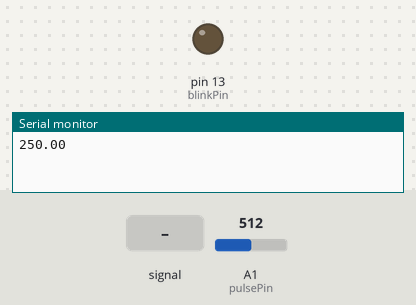
The sketch below on a simulated Arduino Uno, built with avr-gcc and run on an emulated ATmega328P. Parts: output pins drawn as LEDs (lit = HIGH), the last lines printed to the serial monitor. Dashed ring = blinking. The test bench sets the inputs (shaded band); at power-on: A1 (pulsePin) = 512. The modem accepts every AT command (registered, SIM ready, sends succeed) and sends nothing else.

Above: at 2.8 s.
2.9 s: A1 (pulsePin) fed a 2 Hz sine of ±306 counts around its level
At 3.12 s:
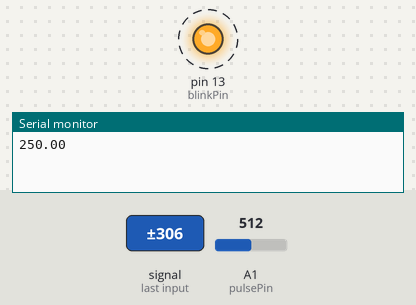
5.9 s: A1 (pulsePin) set to 528
7.4 s: A1 (pulsePin) set to 511
At 10.3 s:
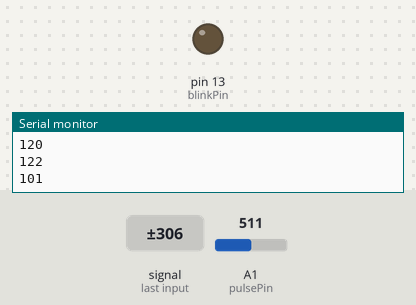
10.4 s: A1 (pulsePin) set to 716
At 11.7 s:
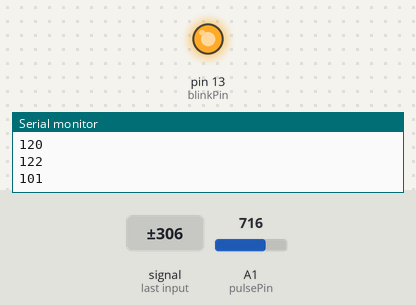
Timing chart, 0 to 13.3 s (numbered marks = the images above; inputs shaded):
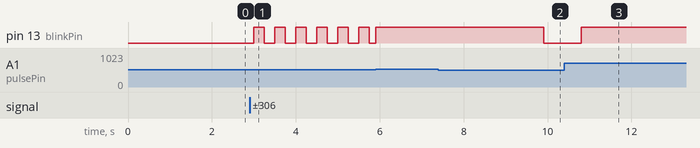

Measured:
- after the input at 2.9 s, pin 13 (blinkPin): alternates HIGH for 0.25 s and LOW for 0.25 s, starting after 0.10 s
- after the input at 7.4 s, pin 13 (blinkPin): HIGH → LOW after 2.5 s
- after the input at 10.4 s, pin 13 (blinkPin): LOW → HIGH after 0.41 s

The sketch:

HeartBeat_Temperature_GSM.ino
```cpp
#include <SoftwareSerial.h>
SoftwareSerial mySerial(10, 11);
const int inPin = A0; // temperature sensor connected to analog pin 0
float celsius;
int pulsePin = A1; // Pulse Sensor connected to analog pin 1
int blinkPin = 13; // pin to blink led at each beat

// these variables are volatile because they are used during the interrupt service routine!
volatile int BPM;               // used to hold the pulse rate
volatile int Signal;            // holds the incoming raw data
volatile int IBI = 600;         // holds the time between beats, the Inter-Beat Interval
volatile boolean Pulse = false; // true when pulse wave is high, false when it's low
volatile boolean QS = false;    // becomes true when Arduoino finds a beat.
void setup()
{

  mySerial.begin(9600); // Setting the baud rate of GSM Module
  Serial.begin(9600);   // Setting the baud rate of Serial Monitor (Arduino)
  interruptSetup();
  pinMode(blinkPin, OUTPUT); // pin that will blink to your heartbeat!
  pinMode(pulsePin, INPUT);
  mySerial.println("AT+SAPBR=3,1,\"APN\",\"airtelgprs.com\"");
  delay(100);
  mySerial.println("AT+SAPBR=1,1");
  delay(1500);
}

void loop()
{

  int value = analogRead(inPin);
  float millivolts = (value / 1024.0) * 5000;
  celsius = millivolts / 10;

  Serial.println(celsius);
  //Serial.println(BPM);
  String temp = String(celsius);
  String beat = String(BPM);
  mySerial.println("AT+HTTPINIT");
  delay(100);
  mySerial.println("AT+HTTPPARA=\"URL\",\"http://api.thingspeak.com/update?key=TYNCY7N8NUYJHNF4&field1=" + temp + "&field2=" + beat + "\"");
  sendDataToProcessing('S', Signal); // send Processing the raw Pulse Sensor data

  if (QS == true)
  {                                 // Quantified Self flag is true when arduino finds a heartbeat
    sendDataToProcessing('B', BPM); // send heart rate with a 'B' prefix
    QS = false;                     // reset the Quantified Self flag for next time
  }
  delay(200);
  mySerial.println("AT+HTTPACTION=0");
  delay(4000);
  mySerial.println("AT+HTTPTERM");
  delay(54000);
}

void sendDataToProcessing(char symbol, int data)
{

  if (symbol == 'B')
  {
   // Serial.println("Hear Beat Detected" + String(data));
  //  mySerial.print("AT+HTTPPARA=\"URL\",\"https://api.thingspeak.com/update?api_key=TYNCY7N8NUYJHNF4&field1=" + String(celsius) + "&field2=" + String(data) + "\"");
  }
  /*Serial.print(symbol);
  Serial.println(data); */
}
```

interupt.ino
```cpp
volatile int rate[10];                    // used to hold last ten IBI values
volatile unsigned long sampleCounter = 0; // used to determine pulse timing
volatile unsigned long lastBeatTime = 0;  // used to find the inter beat interval
volatile int P = 512;                     // used to find peak in pulse wave
volatile int T = 512;                     // used to find trough in pulse wave
volatile int thresh = 512;                // used to find instant moment of heart beat
volatile int amp = 100;                   // used to hold amplitude of pulse waveform
volatile boolean firstBeat = true;        // used to seed rate array so we startup with reasonable BPM
volatile boolean secondBeat = true;       // used to seed rate array so we startup with reasonable BPM

void interruptSetup()
{
  // Initializes Timer2 to throw an interrupt every 2mS.
  TCCR2A = 0x02; // DISABLE PWM ON DIGITAL PINS 3 AND 11, AND GO INTO CTC MODE
  TCCR2B = 0x06; // DON'T FORCE COMPARE, 256 PRESCALER
  OCR2A = 0X7C;  // SET THE TOP OF THE COUNT TO 124 FOR 500Hz SAMPLE RATE
  TIMSK2 = 0x02; // ENABLE INTERRUPT ON MATCH BETWEEN TIMER2 AND OCR2A
  sei();         // MAKE SURE GLOBAL INTERRUPTS ARE ENABLED
}

// THIS IS THE TIMER 2 INTERRUPT SERVICE ROUTINE.
// Timer 2 makes sure that we take a reading every 2 miliseconds
ISR(TIMER2_COMPA_vect)
{                                       // triggered when Timer2 counts to 124
  cli();                                // disable interrupts while we do this
  Signal = analogRead(pulsePin);        // read the Pulse Sensor
  sampleCounter += 2;                   // keep track of the time in mS with this variable
  int N = sampleCounter - lastBeatTime; // monitor the time since the last beat to avoid noise

  //  find the peak and trough of the pulse wave
  if (Signal < thresh && N > (IBI / 5) * 3)
  { // avoid dichrotic noise by waiting 3/5 of last IBI
    if (Signal < T)
    {             // T is the trough
      T = Signal; // keep track of lowest point in pulse wave
    }
  }

  if (Signal > thresh && Signal > P)
  {             // thresh condition helps avoid noise
    P = Signal; // P is the peak
  }             // keep track of highest point in pulse wave

  //  Cautare semnal de puls
  // signal surges up in value every time there is a pulse
  if (N > 250)
  { // avoid high frequency noise
    if ((Signal > thresh) && (Pulse == false) && (N > (IBI / 5) * 3))
    {
      Pulse = true;                       // set the Pulse flag when we think there is a pulse
      digitalWrite(blinkPin, HIGH);       // turn on pin 13 LED
      IBI = sampleCounter - lastBeatTime; // measure time between beats in mS
      lastBeatTime = sampleCounter;       // keep track of time for next pulse

      if (firstBeat)
      {                    // if it's the first time we found a beat, if firstBeat == TRUE
        firstBeat = false; // clear firstBeat flag
        return;            // IBI value is unreliable so discard it
      }
      if (secondBeat)
      {                     // if this is the second beat, if secondBeat == TRUE
        secondBeat = false; // clear secondBeat flag
        for (int i = 0; i <= 9; i++)
        { // seed the running total to get a realisitic BPM at startup
          rate[i] = IBI;
        }
      }

      // keep a running total of the last 10 IBI values
      word runningTotal = 0; // clear the runningTotal variable

      for (int i = 0; i <= 8; i++)
      {                          // shift data in the rate array
        rate[i] = rate[i + 1];   // and drop the oldest IBI value
        runningTotal += rate[i]; // add up the 9 oldest IBI values
      }

      rate[9] = IBI;              // add the latest IBI to the rate array
      runningTotal += rate[9];    // add the latest IBI to runningTotal
      runningTotal /= 10;         // average the last 10 IBI values
      BPM = 60000 / runningTotal; // how many beats can fit into a minute? that's BPM!

     Serial.println(BPM);
      //Serial.print('\n');

      QS = true; // set Quantified Self flag
      // QS FLAG IS NOT CLEARED INSIDE THIS ISR
    }
  }

  if (Signal < thresh && Pulse == true)
  {                              // when the values are going down, the beat is over
    digitalWrite(blinkPin, LOW); // turn off pin 13 LED
    Pulse = false;               // reset the Pulse flag so we can do it again
    amp = P - T;                 // get amplitude of the pulse wave
    thresh = amp / 2 + T;        // set thresh at 50% of the amplitude
    P = thresh;                  // reset these for next time
    T = thresh;
  }

  if (N > 2500)
  {                               // if 2.5 seconds go by without a beat
    thresh = 512;                 // set thresh default
    P = 512;                      // set P default
    T = 512;                      // set T default
    lastBeatTime = sampleCounter; // bring the lastBeatTime up to date
    firstBeat = true;             // set these to avoid noise
    secondBeat = true;            // when we get the heartbeat back
  }

  sei(); // enable interrupts when youre done!
}
```
